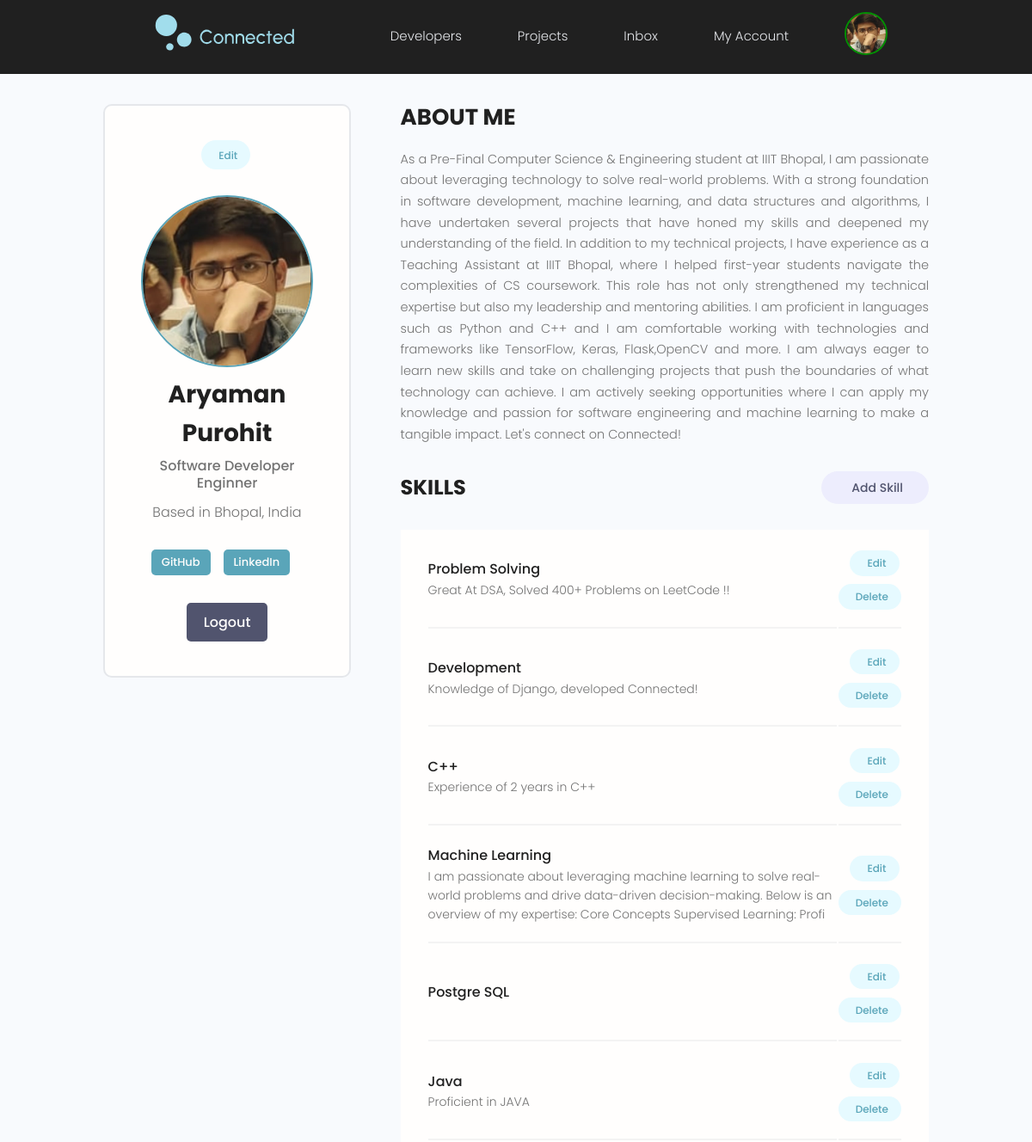
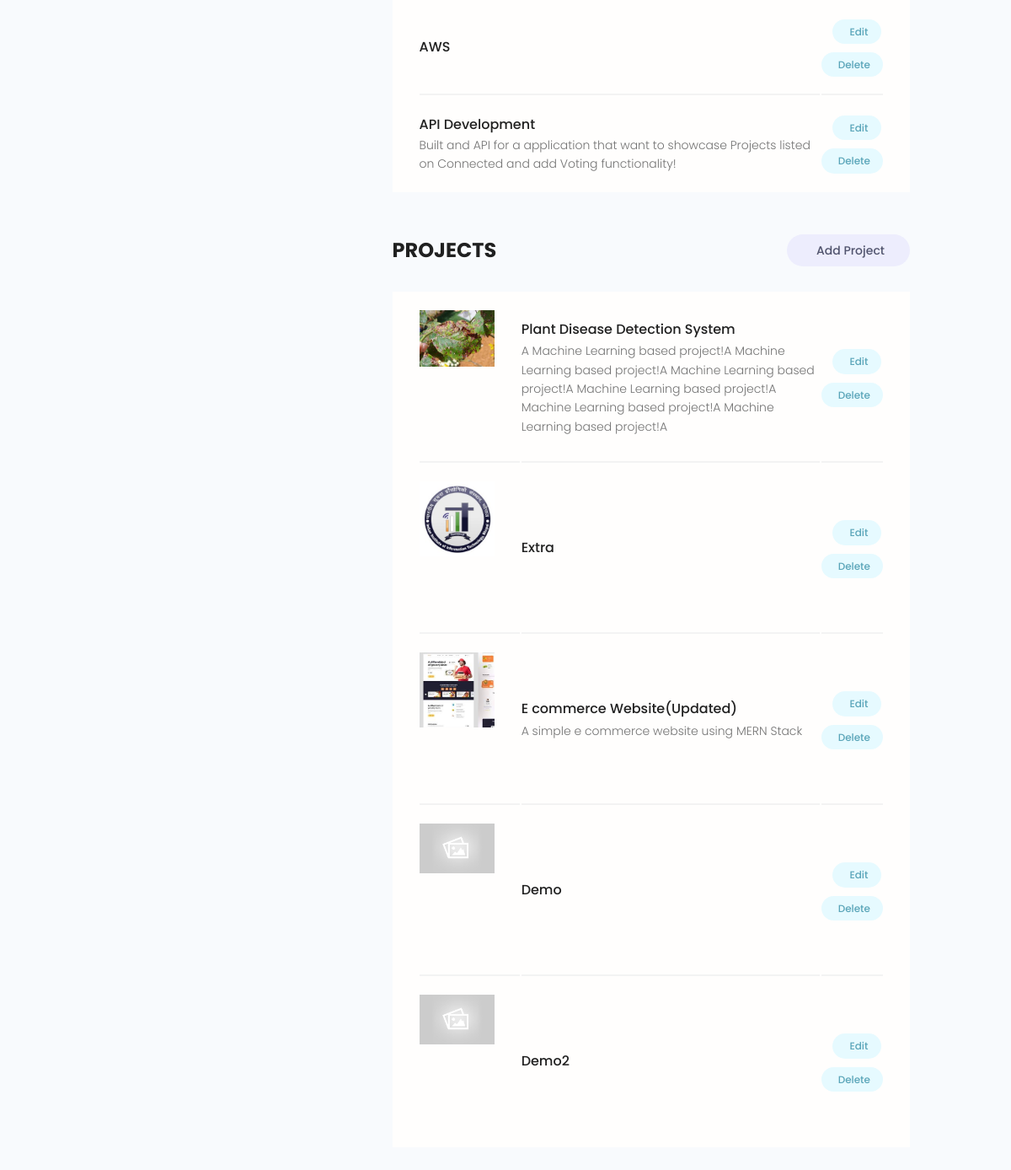
The app's page /account/ (signed in) with its own data (2 pictures, top to bottom).
### users/models.py (models this page shows, shortened)
class Profile(models.Model):
    user = models.OneToOneField(User, on_delete=models.CASCADE, null=True, blank=True) #1 to 1 reln with in built user model
    name = models.CharField(max_length=300, blank=True, null=True)
    email = models.EmailField(max_length=600, null=True, blank=True)
    username = models.CharField(max_length=300, blank=True, null=True)
    location = models.CharField(max_length=300, blank=True, null=True)
    designation = models.CharField(max_length=300, blank=True, null=True)
    bio = models.TextField(blank=True,null=True)
    profile_image = models.ImageField(null=True,blank =True, upload_to="profiles/", default="profiles/user-default.png")
    github = models.CharField(max_length=300, blank=True, null=True)
    linkedin = models.CharField(max_length=300, blank=True, null=True)
    x = models.CharField(max_length=300, blank=True, null=True)
    website = models.CharField(max_length=300, blank=True, null=True)
    created = models.DateTimeField(auto_now_add=True)
    id = models.UUIDField(default=uuid.uuid4, unique=True, primary_key=True, editable=False)

class Skill(models.Model):
    owner = models.ForeignKey(Profile, on_delete=models.CASCADE, null=True, blank=True)
    name = models.CharField(max_length=300,null=True, blank=True)
    description = models.TextField(null=True,blank=True)
    created = models.DateTimeField(auto_now_add=True)
    id = models.UUIDField(default=uuid.uuid4, unique=True, primary_key=True, editable=False)

### projects/models.py (models this page shows, shortened)
class Project(models.Model):
    owner = models.ForeignKey(Profile,null=True, blank=True, on_delete=models.CASCADE) #1 To N reln between a Profile and Project (A profile can have many projects)
    title = models.CharField(max_length=200)
    description = models.TextField(null=True,blank=True) #null for DB and blank for django forms
    image = models.ImageField(null=True, blank=True, default='default.jpg')
    demo_link = models.CharField(max_length=10000, null=True, blank=True)
    source_link= models.CharField(max_length=10000,null=True,blank=True)
    tags = models.ManyToManyField('Tag',blank=True) # N to N reln b/w Project and Tag models
    vote_total = models.IntegerField(null=True, blank=True, default=0)
    vote_ratio = models.IntegerField(null=True, blank=True, default=0)
    created = models.DateTimeField(auto_now_add=True)
    id = models.UUIDField(default=uuid.uuid4, unique=True, primary_key=True, editable=False)
    class Meta:
        ordering = ['-vote_ratio' , '-vote_total']

### users/views.py (the view)
# urls.py: path('account/', views.userAccount, name='account'),
@login_required(login_url='login')
def userAccount(request):
    profile = request.user.profile
    topSkills= profile.skill_set.all()
    projects = profile.project_set.all()
    context={'profile':profile, 'topSkills':topSkills, 'projects':projects}
    return render(request,'users/account.html', context)

### users/templates/users/account.html (shortened to what this page needs)
{% extends "main.html" %}
{% load static %}
{% block content %}
  <main class="settingsPage profile my-md">
    <div class="container">
      <div class="layout">
        <div class="column column--1of3">
          <div class="card text-center">
            <div class="card__body dev">
              <a class="tag tag--pill tag--main settings__btn" href="{% url 'edit-account' %}"> Edit</a>
              <img class="avatar avatar--xl dev__avatar" src="{{profile.profile_image.url}}" />
              <h2 class="dev__name">{{profile.name}}</h2>
              <p class="dev__title">{{profile.designation}}</p>
              <p class="dev__location">Based in {{profile.location}}</p>
              <ul class="dev__social">
                {% if profile.github %}
							<li>
								<a title="Github" href="{{profile.github}}" target="_blank">
									<button class="btn btn--main btn--sm">GitHub</button>
								</a>
							</li>
							{% endif %} {% if profile.linkedin %}
							<li>
								<a title="Github" href="{{profile.linkedin}}" target="_blank">
									<button class="btn btn--main btn--sm">LinkedIn</button>
								</a>
							</li>
							{% endif %}
              <br>
              </ul>
              <ul>
                  <a href="{% url 'logout' %}" class="btn btn--sub">Logout</a>
              </ul>
            </div>
          </div>
        </div>
        <div class="column column--2of3">
          <div class="devInfo">
            <h3 class="devInfo__title">About Me</h3>
            <p class="devInfo__about">
              {{profile.bio}}
          </div>
          <div class="settings">
            <h3 class="settings__title">Skills</h3>
            <a class="tag tag--pill tag--sub settings__btn tag--lg" href="{% url 'add-skill' %}"> Add Skill</a>
          </div>
          <table class="settings__table">
            {% for skill in topSkills %}
            <tr>
              <td class="settings__tableInfo">
                <h4>{{skill.name}}</h4>
                <p>
                  {{skill.description |slice:"200"}}
                </p>
              </td>
              <td class="settings__tableActions">
                <a class="tag tag--pill tag--main settings__btn" href="{% url 'update-skill' skill.id %}"> Edit</a>
                <a class="tag tag--pill tag--main settings__btn" href="{% url 'delete-skill' skill.id %}">
                  Delete</a>
              </td>
            </tr>
            {% endfor %}
          </table>
          <div class="settings">
            <h3 class="settings__title">Projects</h3>
            <a class="tag tag--pill tag--sub settings__btn tag--lg" href="{% url 'create-project'%}"> Add Project</a>
          </div>
          <table class="settings__table">
            {% for  project in projects  %}
            <tr>
              <td class="settings__thumbnail">
                <a href="{% url 'single-project' project.id %}">
                {% if project.image %}
                <img class="project__thumbnail" src="{{ project.image.url }}" alt="project thumbnail" />
                {% else %}
                <img class="project__thumbnail" src="{% static 'images/default.jpg' %}" alt="default thumbnail" />
                {% endif %}
                </a>
              </td>
              <td class="settings__tableInfo">
                <a href="{% url 'single-project' project.id %}">{{project.title}}</a>
                <p>
                  {{project.description |slice:"200"}}
                </p>
              </td>
              <td class="settings__tableActions">
                <a class="tag tag--pill tag--main settings__btn" href="{% url 'update-project' project.id %}"> Edit</a>
                <a class="tag tag--pill tag--main settings__btn" href="{% url 'delete-project' project.id%}">
                  Delete</a>
              </td>
            </tr>
            {% endfor %}
          </table>
        </div>
      </div>
    </div>
  </main>
  {% endblock %}

### templates/navbar.html (shortened to what this page needs)
{% load static %}
<header class="header">
	<div class="container container--narrow">
		<a href="{% url 'profiles' %}" class="header__logo">
			<img src="{% static 'images/Logo2.svg' %}" alt="Connected Logo" />
		</a>
		<nav class="header__nav">
			<ul class="header__menu">
				<li class="header__menuItem">
					<a href="{% url 'profiles' %}">Developers</a>
				</li>
				<li class="header__menuItem">
					<a href="{% url 'projects' %}">Projects</a>
				</li>
				{% if request.user.is_authenticated %}
				<li class="header__menuItem"><a href="{% url 'inbox' %}">Inbox</a></li>
				<li class="header__menuItem">
					<a href="{% url 'account' %}">My Account</a>
				</li>
				<li class="header__menuItem">
					<a href="{% url 'account' %}">
					<img
									class="avatarAry avatar--sm"
									src="{{request.user.profile.profile_image.url}}"
									alt="profile_image"
								/>
					</a>
				</li>
				{% else %}
				<li class="header__menuItem">
					<a href="{% url 'login' %}" class="btn btn--sub">Login/Sign Up</a>
				</li>
				{% endif %}
			</ul>
		</nav>
	</div>
</header>

### static/styles/app.css (style rules this page uses)
:root { --color-sub: #202020; }
.btn--sub { background-color: var(--color-sub-light); }
.card { border: 2px solid var(--color-light); }
img { width: 100%; }
.header { position: sticky; z-index: 111; background-color: var(--color-sub); padding: 1.3rem 0; }
.header > .container { display: flex; justify-content: space-between; align-items: center; padding-left: 0; }
.header__logo { margin-left: 0; }
.header__logo > img { height: 5.8rem; display: block; }
.header__nav > ul { display: inline-flex; align-items: center; list-style: none; gap: 6.5rem; }
.header__menuItem > a { color: var(--color-light); font-weight: 300; }
.profile .card > .dev { padding: 4rem; }
.dev__avatar { display: block; margin: auto; }
.dev__name { color: var(--color-sub); font-size: 2.8rem; font-weight: 700; margin-top: 1rem; margin-bottom: 0.5rem; }
.dev__title { font-size: 1.6rem; font-weight: 500; line-height: 1.3; }
.dev__location { margin-top: 1rem; }
.dev__social { margin: 3rem 0; list-style: none; display: flex; justify-content: center; gap: 1.5rem; }
.devInfo { margin-bottom: 3rem; }
.devInfo__title, .devInfo__subtitle { font-size: 2.6rem; color: var(--color-sub); text-transform: uppercase; font-weight: 700; margin-bottom: 1.5rem; }
.devInfo__about, .devSkill__info { font-size: 1.45rem; line-height: 1.7; text-align: justify; }
.project__thumbnail { height: 25rem; object-fit: cover; object-position: top center; }
.settingsPage .dev > .settings__btn { display: inline-block; margin-bottom: 3rem; }
.settings { display: flex; justify-content: space-between; align-items: center; }
.settings__title { font-size: 2.4rem; text-transform: uppercase; font-weight: 700; color: var(--color-sub); }
.settings__table { margin-top: 3rem; margin-bottom: 5rem; padding: 0 3rem; background: var(--color-white); }
.settings__table tr { width: 100%; }
.settings__table tr > td { padding: 2rem 0; }
.settings__table tr:not(:last-child) td { border-bottom: 2px solid var(--color-white-light); }
.settings__thumbnail { width: 23%; min-width: 10rem; }
.settings__thumbnail img { padding-right: 3rem; height: 15rem; object-fit: contain; }
.settings__tableInfo { width: 100%; }
.settings__tableInfo h4, .settings__tableInfo a { padding-right: 1rem; width: auto; font-size: 1.6rem; font-weight: 500; color: var(--color-sub); }
.settings__tableInfo p { font-size: 1.4rem; }
.settings__tableActions { text-align: right; }

### static/uikit/styles/modules/_variables.css (style rules this page uses)
:root { --color-main: #5aa5b9; --color-main-light: #e6faff; --color-sub: #3f4156; --color-sub-light: #51546e; --color-sub-lighter: #ededfd; --color-text: #737373; --color-gray: #8b8b8b; --color-light: #e5e7eb; --color-light-gray: #767676; --color-bg: #f8fafd; --color-white: #fffefd; --color-white-light: #f3f3f3; --color-success: #359e64; --color-success-bg: #def8e8; --color-error: #fc4b0b; --color-error-bg: #fff2ee; --font-base: 'Poppins', arial, helvetica, 'Segoe UI', roboto, ubuntu, sans-serif; --font-monospace: 'Fira Code', 'Courier New', courier, monospace; --font-regular: 300; --font-medium: 500; --font-bold: 700; --generic-shadow: 1px 1px 5px #00000010; --generic-transition: all 0.3s ease-in-out; }

### static/uikit/styles/modules/_base.css (style rules this page uses)
* { margin: 0; padding: 0; box-sizing: border-box; text-rendering: optimizeLegibility; color: inherit; font-size: inherit; }
html { font-size: 50%; }
@media only screen and (min-width: 480px) { html { font-size: 56.25%; } }
@media only screen and (min-width: 1200px) { html { font-size: 62.5%; } }
body { line-height: 1.6; font-weight: 400; font-size: 1.5rem; color: var(--color-text); background-color: var(--color-bg); min-height: 100vh; }

### static/uikit/styles/modules/_typography.css (style rules this page uses)
* { font-family: var(--font-base); }
h2 { font-size: 3.6rem; font-weight: var(--font-bold); }
h3 { font-size: 3.2rem; font-weight: var(--font-medium); }
h4 { font-size: 2.8rem; font-weight: var(--font-medium); }
p, span, strong { font-size: 1.6rem; color: var(--color-text); font-weight: var(--font-regular); }
a { padding-bottom: 2px; text-decoration: none; display: inline-block; color: var(--color-main); font-weight: var(--font-medium); }

### static/uikit/styles/modules/_utilities.css (style rules this page uses)
.container { width: 92%; max-width: 165rem; margin: 0 auto; box-sizing: border-box; }
.container--narrow { width: 92%; max-width: 120rem; }
@media screen and (min-width: 1000px) { .container { width: 90%; } }
@media screen and (min-width: 1000px) { .container--narrow { width: 85%; } }
@media screen and (min-width: 1200px) { .container { width: 80%; } }
@media screen and (min-width: 1200px) { .container--narrow { width: 72%; } }
.text-center { text-align: center; }
.my-md { margin: 3rem auto; }

### records on screen
Profile: profile_image (picture), name "Aryaman Purohit", designation "Software Developer Enginner", location "Bhopal, India", bio "As a Pre-Final Computer Science & Engineering student at IIIT Bhopal, I am passionate about leveraging technology to solve real-world problems. With a strong foundation in software development, machine learning, and data structures and algorithms, I have undertaken several projects that have honed my skills and deepened my understanding of the field. In addition to my technical projects, I have experience as a Teaching Assistant at IIIT Bhopal, where I helped first-year students navigate the complexities of CS coursework. This role has not only strengthened my technical expertise but also my leadership and mentoring abilities. I am proficient in languages such as Python and C++ and I am…"
Skill: name "Problem Solving", description "Great At DSA, Solved 400+ Problems on LeetCode !!"
Skill: name "Development", description "Knowledge of Django, developed Connected!"
Skill: name "C++", description "Experience of 2 years in C++"
Skill: name "Machine Learning", description "I am passionate about leveraging machine learning to solve real-world problems and drive data-driven decision-making. Below is an overview of my expertise: Core Concepts Supervised Learning: Profi"
Skill: name "Postgre SQL"
Skill: name "Java", description "Proficient in JAVA"
Skill: name "AWS"
Skill: name "API Development", description "Built and API for a application that want to showcase Projects listed on Connected and add Voting functionality!"
Project: image (picture), title "Plant Disease Detection System", description "A Machine Learning based project!A Machine Learning based project!A Machine Learning based project!A Machine Learning based project!A Machine Learning based project!A Machine Learning based project!A"
Project: image (picture), title "Extra"
Project: image (picture), title "E commerce Website(Updated)", description "A simple e commerce website using MERN Stack"
Project: image (placeholder picture), title "Demo"
Project: image (placeholder picture), title "Demo2"
